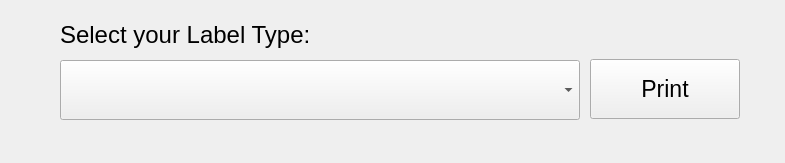
<?xml version="1.0" encoding="UTF-8"?>
<ui version="4.0">
 <class>label_selector</class>
 <widget class="QWidget" name="label_selector">
  <property name="geometry">
   <rect>
    <x>0</x>
    <y>0</y>
    <width>785</width>
    <height>163</height>
   </rect>
  </property>
  <property name="minimumSize">
   <size>
    <width>785</width>
    <height>163</height>
   </size>
  </property>
  <property name="maximumSize">
   <size>
    <width>785</width>
    <height>163</height>
   </size>
  </property>
  <property name="windowTitle">
   <string>Label Type Selector</string>
  </property>
  <widget class="QComboBox" name="labelSelector">
   <property name="geometry">
    <rect>
     <x>60</x>
     <y>60</y>
     <width>520</width>
     <height>60</height>
    </rect>
   </property>
   <property name="font">
    <font>
     <pointsize>22</pointsize>
    </font>
   </property>
   <item>
    <property name="text">
     <string/>
    </property>
   </item>
  </widget>
  <widget class="QLabel" name="label">
   <property name="geometry">
    <rect>
     <x>60</x>
     <y>20</y>
     <width>550</width>
     <height>30</height>
    </rect>
   </property>
   <property name="font">
    <font>
     <pointsize>18</pointsize>
    </font>
   </property>
   <property name="text">
    <string>Select your Label Type:</string>
   </property>
  </widget>
  <widget class="QPushButton" name="printButton">
   <property name="geometry">
    <rect>
     <x>590</x>
     <y>59</y>
     <width>150</width>
     <height>60</height>
    </rect>
   </property>
   <property name="font">
    <font>
     <pointsize>17</pointsize>
    </font>
   </property>
   <property name="text">
    <string>Print</string>
   </property>
  </widget>
 </widget>
 <resources/>
 <connections/>
</ui>
